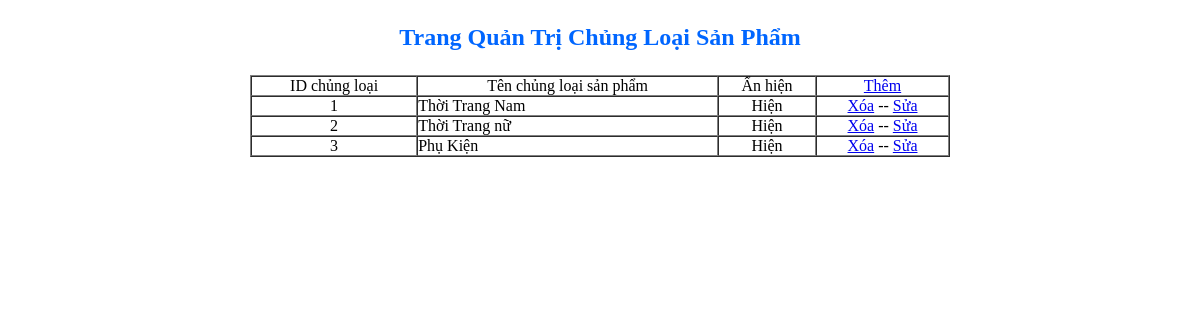
The page /admin/chungloaisanpham/chungloai.php on the database as committed earlier.
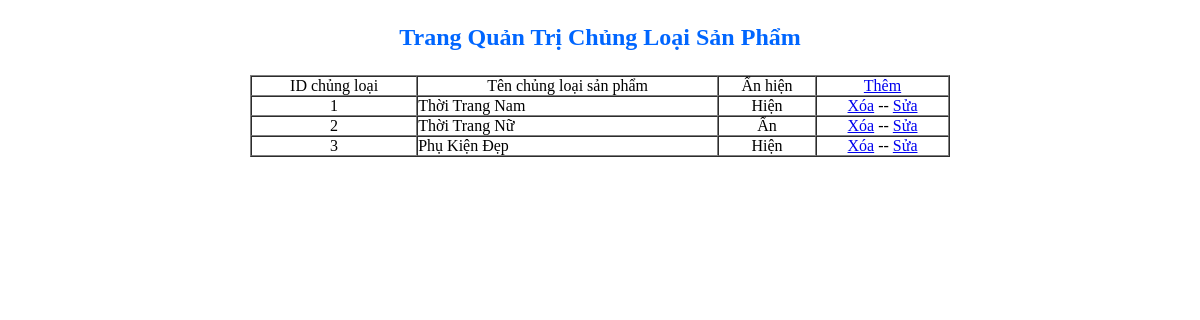
The same page on the database as committed later.
### tables this page shows
CREATE TABLE IF NOT EXISTS `chungloaisanpham` (
  `idCL` int(255) NOT NULL AUTO_INCREMENT,
  `TenCL` varchar(100) NOT NULL,
  `AnHien` int(255) NOT NULL,
  PRIMARY KEY (`idCL`)
);

### admin/chungloaisanpham/chungloai.php (the view, shortened to what this page needs)
<!DOCTYPE html PUBLIC "-//W3C//DTD XHTML 1.0 Transitional//EN" "http://www.w3.org/TR/xhtml1/DTD/xhtml1-transitional.dtd">
<html xmlns="http://www.w3.org/1999/xhtml">
<head>
</head>
<body>
<p align="center" style="color:#06F; font-size:24px;"><b>Trang Quản Trị Chủng Loại Sản Phẩm</b></p>
<table width="700" border="1" cellspacing="0" cellpadding="0" align="center">
  <tr>
    <td align="center">ID chủng loại</td>
    <td align="center">Tên chủng loại sản phẩm</td>
    <td align="center">Ẩn hiện</td>
    <td align="center"><a href="index.php?link=themchungloai">Thêm</a></td>
  </tr>
  <?php
  $sl="select * from chungloaisanpham";
  $qr=mysql_query($sl);
  $no_of_rows = mysql_num_rows($qr);
  if($no_of_rows>0)
  {
	for($i=0;$i<$no_of_rows;$i++)
	{
		$cl=mysql_fetch_array($qr);
		?>
	  <tr>
		<td align="center"><?php echo $cl['idCL']; ?></td>
		<td><?php echo $cl['TenCL']; ?></td>
		<td align="center"><?php if ($cl['AnHien']==0) echo "Ẩn"; if ($cl['AnHien']==1) echo "Hiện"; ?></td>
		<td align="center"><a href="http://localhost/thoi-trang-tre/admin/chungloaisanpham/xuly_xoa.php?idCL=<?php echo $cl['idCL']; ?>" onclick="return confirm('Bạn có chắc chắn muốn xóa không ???????');">Xóa</a> -- <a href="http://localhost/thoi-trang-tre/admin/chungloaisanpham/suachungloai.php?idCL=<?php echo $cl['idCL']; ?>">Sửa</a></td>
	  </tr>
	  <?php
	}
  }
  ?>
</table>
</body>
</html>

Rows that differ between the two databases and show on the page:
changed chungloaisanpham id 2: TenCL "Thời Trang nữ" → "Thời Trang Nữ"; AnHien "Hiện" → "Ẩn"
changed chungloaisanpham id 3: TenCL "Phụ Kiện" → "Phụ Kiện Đẹp"
